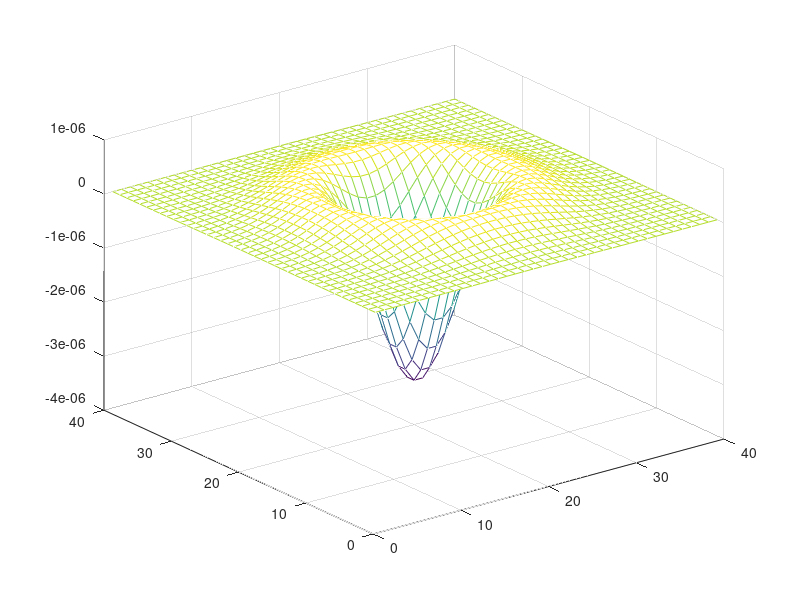

MATLAB code to generate this figure:
%
% script_03.m
% Laplacian of Gaussian (LoG) Detector / Zero-Crossing Detector
%

clear all;
close all;

H = fspecial('log', 40, 5);
mesh(H);
